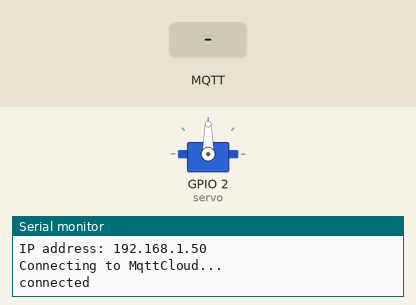
This sketch was run on a simulated ESP8266 (NodeMCU). On the bench: servo, the last lines printed to the serial monitor. The inputs (shaded band) are chosen by the test bench. WiFi joins after 1.5 s; servers stay silent unless stated; no MQTT or app messages arrive unless stated.

Above: at 3.9 s.
4.0 s: MQTT message "on" arrives on the first subscribed topic
At 4.15 s:
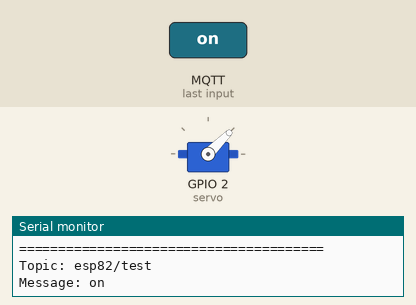
At 5.0 s:
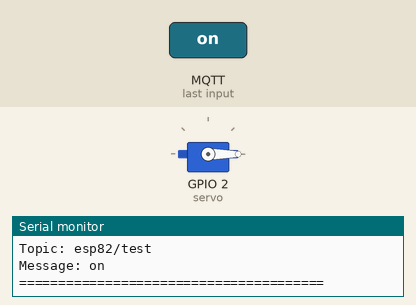
5.8 s: MQTT message "1" arrives on the first subscribed topic
7.3 s: MQTT message "off" arrives on the first subscribed topic
Timing chart, 0 to 10.3 s (numbered marks = the images above; inputs shaded):
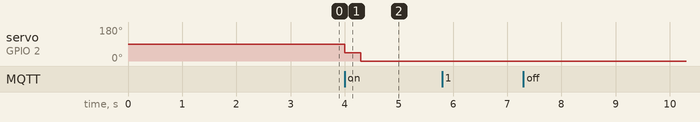

The sketch:

feed_aquarium_fish.ino
```cpp
//----------- Feeding Fish Aquarium -------------------//
// Menggunakan aplikasi android untuk mengecek keberhasilan
// Dengan MQTT Dash, setting nama project terserah
// address yang digunakan sesuai dengan server dari MQTTCloud
// Sesuaikan PORT yang digunakan dengan MQTTCloud
// Username dan Password sesuaikan juga diaplikasi androidnya

#include <ESP8266WiFi.h>
#include <PubSubClient.h>
#include <Servo.h>

// ganti
const char* ssid = "ssid";
const char* password =  "password";
const char* mqttServer = "server address";
const int mqttPort = 00000;
const char* mqttUser = "username";
const char* mqttPassword = "password";

WiFiClient espClient;
PubSubClient client(espClient);
Servo servo;

void setup() {
  delay(1000);
  servo.attach(2); // D1
  Serial.begin(115200);
  WifiSetup();
  client.setServer(mqttServer, mqttPort);
  client.setCallback(MQTTcallback);
  //  MqttSetup();
}

void MQTTcallback(char* topic, byte* payload, unsigned int length) {

  Serial.println("=======================================");
  Serial.print("Topic: ");
  Serial.println(topic);
  Serial.print("Message: ");

  String message;
  for (int i = 0; i < length; i++) {
    message = message + (char)payload[i];  //konversi byte ke String
  }
  Serial.print(message);
//  if (message == 1) { // pake button
//    servo.write(90);
//    delay(100);
//    servo.write(0);
//    delay(100);
//  }
  if (message == "on") {
    servo.write(45);
    delay(300);
    servo.write(0);
    delay(300);
  }
  Serial.println();
  Serial.println("=======================================");
}


void WifiSetup() {
  // Kegunaan dari Wifi mode WIFI_STA adalah
  // Agar dapat juga terkoneksi dengan hidden wifi
  delay(200);
  WiFi.mode(WIFI_STA);
  WiFi.begin(ssid, password);
  while (WiFi.status() != WL_CONNECTED) {
    delay(500);
    Serial.println("Request Time Out");
  }
  Serial.println("Connecting to WiFi : ");
  Serial.print(WiFi.SSID());
  Serial.println("");
  Serial.print("IP address: ");
  Serial.println(WiFi.localIP());
}

void MqttSetup() {
  //  client.setServer(mqttServer, mqttPort);
  //  client.setCallback(MQTTcallback);
  while (!client.connected()) {
    Serial.println("Connecting to MqttCloud...");
    if (client.connect("ESP8266", mqttUser, mqttPassword )) {
      Serial.println("connected");
      Serial.println("");
    } else {
      Serial.print("failed with state ");
      Serial.println(client.state());
      Serial.println(" try again in 3 seconds");
      delay(3000);
    }
  }
  // untuk topic esp/test itu harus sesuai dengan yang ada di cloud, karena
  // jika tidak maka esp tidak dapat menerima pesan dari cloudmqtt/broker
  // lalu pada publish terdapat hello from ESP8266 itu berfungsi untuk mengecek apakah
  // program awal dapat berjalan dengan sesuai
  // pada subscribe juga topic harus sesuai dengan cloud/broker maupun settinggan dari codenya
  // -----------------------------------------------------------------------------------------
  client.publish("esp82/test", "Device ESP8266 !");
  client.subscribe("esp82/test");
}

void loop() {
  if (!client.connected()) {
    MqttSetup();
  }
  client.loop();
}
```

Measured:
- after the input at 4.0 s, servo on GPIO 2 (servo): 90° → 45° at once, → 0° 0.30 s later
